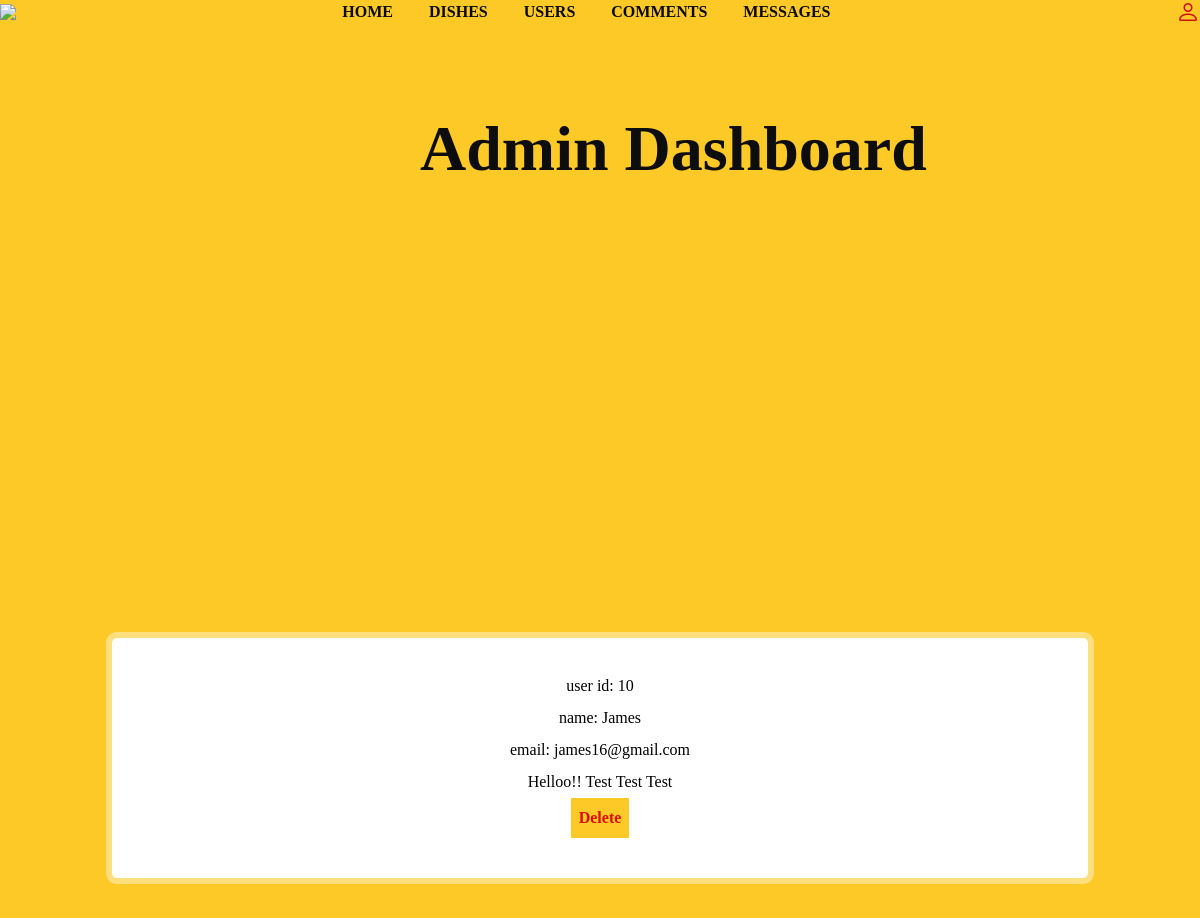
The app's page /admin_message.php (signed in) with its own data.
### tables this page shows
CREATE TABLE `message` (
  `id` int(255) NOT NULL,
  `user_id` int(255) NOT NULL,
  `name` varchar(255) NOT NULL,
  `email` varchar(100) NOT NULL,
  `number` varchar(255) NOT NULL,
  `message` varchar(255) NOT NULL
);

### admin_message.php (the view, shortened to what this page needs)
<?php
	include 'connection.php';
?>
<!DOCTYPE html>
<html lang="en">
<head>
	<link rel="stylesheet" href="https://cdn.jsdelivr.net/npm/bootstrap-icons@1.9.1/font/bootstrap-icons.css">
</head>
<body>
	<?php include 'admin_header.php'; ?>
	<section class="message-container">
		<h1 class="title">unread message</h1>
		<div class="box-container">
			<?php
				$select_message = mysqli_query($conn,"SELECT * FROM `message`") or die('query failed');
				if (mysqli_num_rows($select_message)>0) {
					while($fetch_message = mysqli_fetch_assoc($select_message)){
			?>
			<div class="box">
				<p>user id: <span><?php echo $fetch_message['id']; ?></span></p>
				<p>name: <span><?php echo $fetch_message['name']; ?></span></p>
				<p>email: <span><?php echo $fetch_message['email']; ?></span></p>
				<p><?php echo $fetch_message['message']; ?></p>
				<a href="admin_message.php?delete=<?php echo $fetch_message['id']; ?>;" onclick="return confirm('delete this message');" class="delete">delete</a>
			</div>
			<?php
					}
				}else{
						echo '
							<div class="empty">
								<p>no products added yet!</p>
							</div>
						';
				}
			?>
		</div>
	</section>
</body>
</html>

### records on screen
message: id "10", name "James", email "james16@gmail.com", message "Helloo!! Test Test Test"
